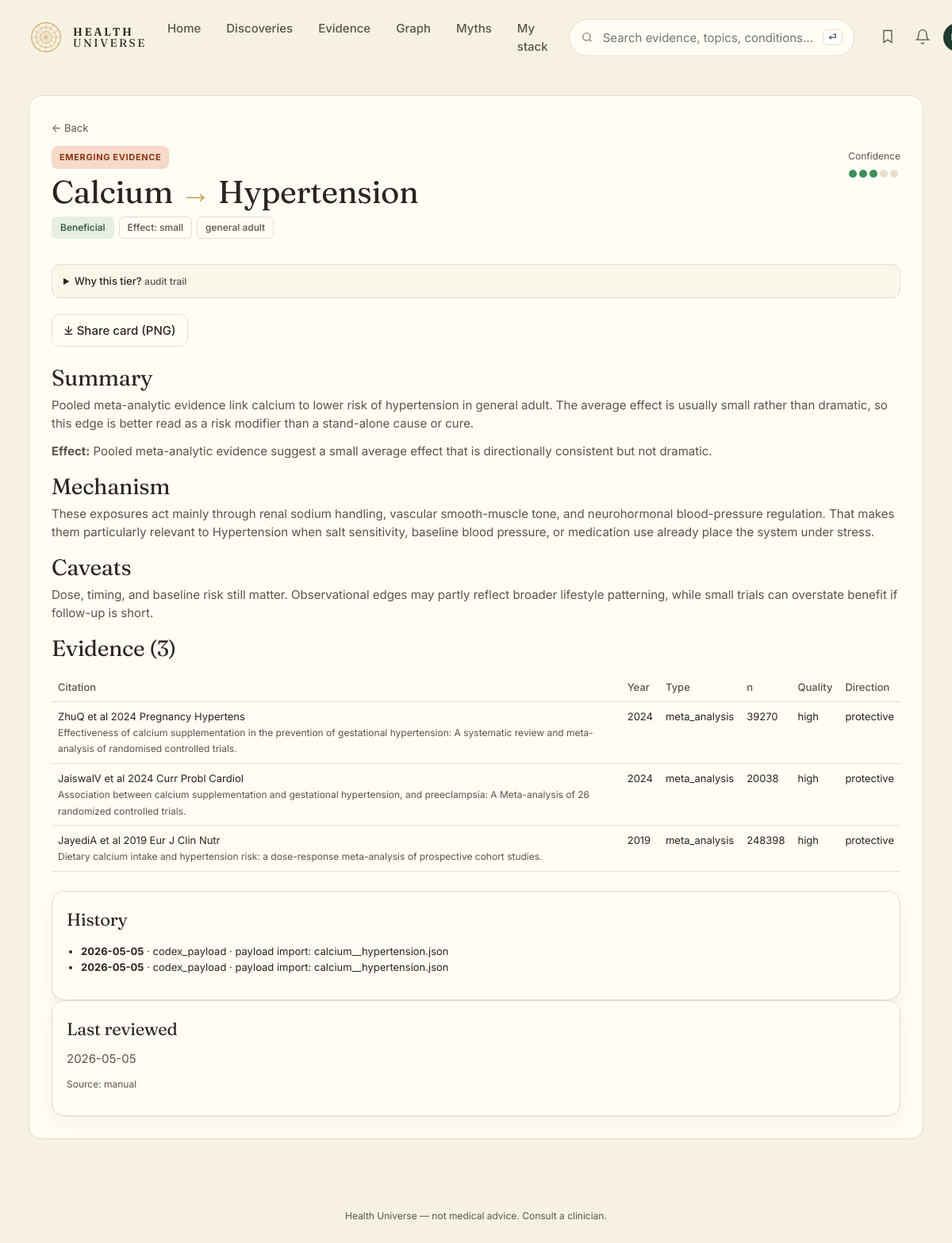
The app's page /edge/311, older data.
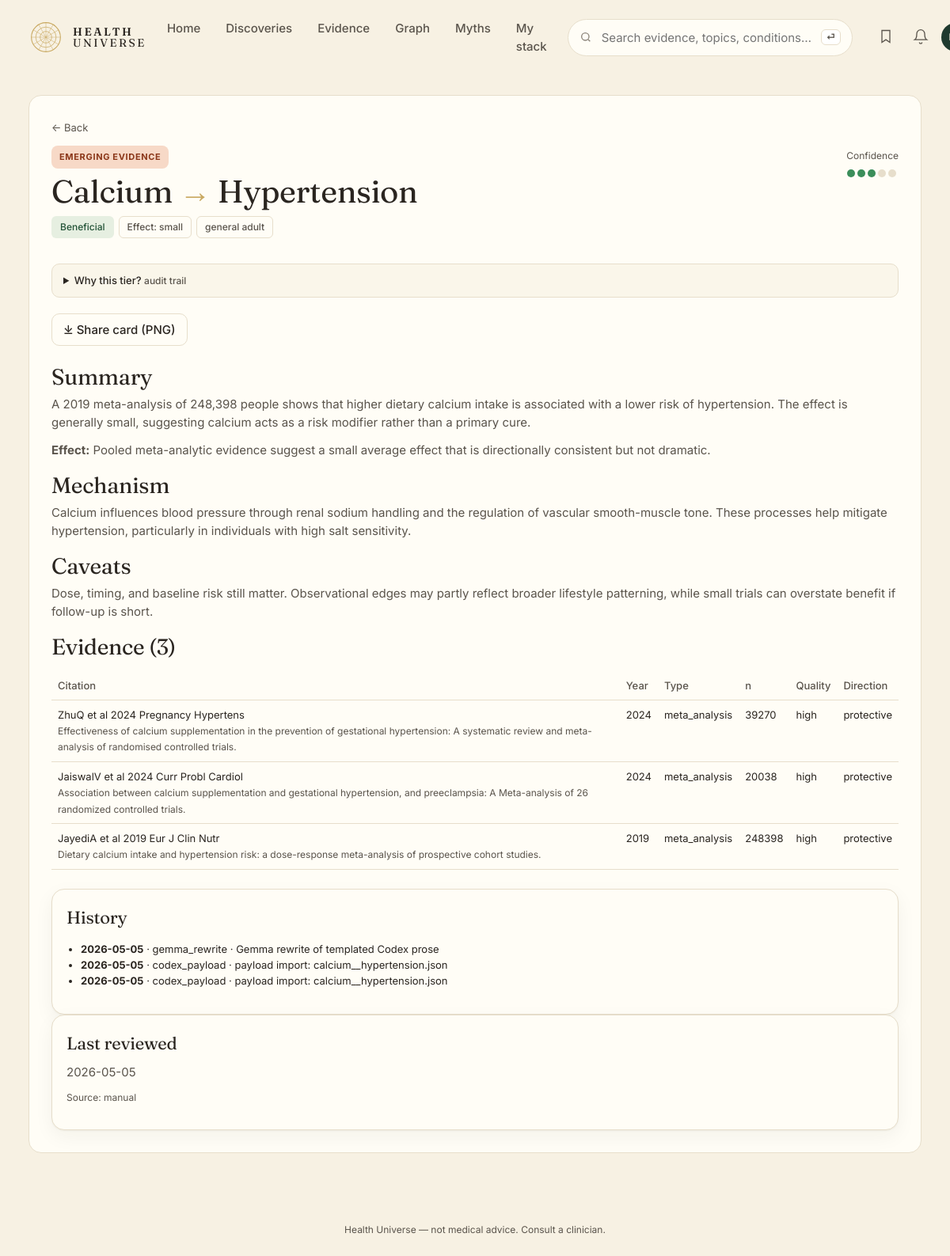
The same page, newer data.
### tables this page shows
CREATE TABLE edge (
    id              INTEGER PRIMARY KEY,
    factor_id       INTEGER NOT NULL REFERENCES entity(id),
    outcome_id      INTEGER NOT NULL REFERENCES entity(id),
    direction       TEXT NOT NULL CHECK (direction IN (
                      'protective','harmful','neutral','u_shaped','mixed')),
    tier            TEXT NOT NULL CHECK (tier IN ('A','B','C','D','X','deprecated')),
    effect_size     TEXT,         -- qualitative: trivial/small/moderate/large
    effect_quant    TEXT,         -- e.g. "RR 0.82 (0.74-0.91)"
    population      TEXT,         -- e.g. "adults>50; ApoE4 carriers"
    mechanism       TEXT,         -- 1-paragraph plain English
    summary         TEXT,         -- card body copy
    caveats         TEXT,
    seed_source     TEXT NOT NULL CHECK (seed_source IN ('claude_seed','gemma_daily','manual')),
    created_at      TEXT NOT NULL DEFAULT (datetime('now')),
    updated_at      TEXT NOT NULL DEFAULT (datetime('now')),
    last_reviewed   TEXT NOT NULL DEFAULT (datetime('now')), embedding BLOB, embedded_at TEXT,
    UNIQUE(factor_id, outcome_id, population)
);

CREATE TABLE entity (
    id            INTEGER PRIMARY KEY,
    slug          TEXT NOT NULL UNIQUE,
    name          TEXT NOT NULL,
    kind          TEXT NOT NULL CHECK (kind IN (
                    'food','nutrient','supplement','drug','activity',
                    'behavior','environmental','pathogen','gene',
                    'biomarker','condition','process')),
    aliases       TEXT,           -- JSON array
    description   TEXT,
    created_at    TEXT NOT NULL DEFAULT (datetime('now')),
    updated_at    TEXT NOT NULL DEFAULT (datetime('now'))
, embedding BLOB, embedded_at TEXT);

CREATE TABLE evidence (
    id            INTEGER PRIMARY KEY,
    edge_id       INTEGER NOT NULL REFERENCES edge(id) ON DELETE CASCADE,
    citation      TEXT NOT NULL,
    url           TEXT,
    doi           TEXT,
    pmid          TEXT,
    year          INTEGER,
    study_type    TEXT CHECK (study_type IN (
                    'meta_analysis','systematic_review','rct','cohort',
                    'case_control','cross_sectional','mechanistic',
                    'animal','case_report','expert_opinion')),
    n_participants INTEGER,
    direction     TEXT,           -- direction this study supports
    quality       TEXT CHECK (quality IN ('high','moderate','low','very_low')),
    notes         TEXT,
    source_id     INTEGER REFERENCES source(id),
    created_at    TEXT NOT NULL DEFAULT (datetime('now'))
);

CREATE TABLE edge_history (
    id          INTEGER PRIMARY KEY,
    edge_id     INTEGER NOT NULL REFERENCES edge(id) ON DELETE CASCADE,
    changed_at  TEXT NOT NULL DEFAULT (datetime('now')),
    field       TEXT NOT NULL,
    old_value   TEXT,
    new_value   TEXT,
    reason      TEXT,
    actor       TEXT             -- 'claude_seed','gemma_daily','claude_adjudicator','human'
);

### web/app.py (the view)
@app.get("/edge/{edge_id}", response_class=HTMLResponse)
def edge_detail(request: Request, edge_id: int):
    with connect() as conn:
        e = conn.execute("""
            SELECT e.*, f.slug AS f_slug, f.name AS f_name, f.kind AS f_kind,
                   o.slug AS o_slug, o.name AS o_name, o.kind AS o_kind
            FROM edge e
            JOIN entity f ON f.id = e.factor_id
            JOIN entity o ON o.id = e.outcome_id
            WHERE e.id = ?""", (edge_id,)).fetchone()
        if not e:
            return HTMLResponse("Not found", status_code=404)
        evidence = conn.execute(
            "SELECT * FROM evidence WHERE edge_id = ? ORDER BY year DESC",
            (edge_id,)).fetchall()
        history = conn.execute(
            "SELECT * FROM edge_history WHERE edge_id = ? ORDER BY changed_at DESC",
            (edge_id,)).fetchall()
    return render(request, "edge.html", {
        "e": dict(e),
        "evidence": [dict(r) for r in evidence],
        "history": [dict(r) for r in history],
    })

### web/templates/edge.html (shortened to what this page needs)
{% extends "base.html" %}
{% block content %}
<section class="edge-page">
  <a class="back" href="/">← Back</a>
  <div class="edge-head">
    <div>
      <span class="pill tier-{{ e.tier }}">{{ TIER_LABEL[e.tier] | upper }}</span>
      <h1>{{ e.f_name }} <span class="arrow">→</span> {{ e.o_name }}</h1>
      <div class="badges">
        <span class="badge dir-{{ e.direction }}">{{ DIRECTION_LABEL[e.direction] }}</span>
        {% if e.effect_size %}<span class="badge ghost">Effect: {{ e.effect_size }}</span>{% endif %}
        {% if e.population %}<span class="badge ghost">{{ e.population }}</span>{% endif %}
      </div>
    </div>
    <div class="confidence-card">
      <span class="muted small">Confidence</span>
      <div class="dots big">
        {% for i in range(5) %}<span class="dotmark {% if i < TIER_DOTS[e.tier] %}on{% endif %}"></span>{% endfor %}
      </div>
    </div>
  </div>
  <div class="edge-grid">
    <div>
      <details class="why-tier">
        <summary>Why this tier? <small class="muted">audit trail</small></summary>
      </details>
      <div class="share-row">
        <a class="btn-secondary inline" href="/edge/{{ e.id }}.png" target="_blank">⤓ Share card (PNG)</a>
      </div>
      <h2>Summary</h2>
      <p>{{ e.summary }}</p>
      {% if e.effect_quant %}<p><b>Effect:</b> {{ e.effect_quant }}</p>{% endif %}
      <h2>Mechanism</h2>
      <p>{{ e.mechanism or "—" }}</p>
      {% if e.caveats %}<h2>Caveats</h2><p>{{ e.caveats }}</p>{% endif %}
      <h2>Evidence ({{ evidence|length }})</h2>
      <table class="evidence-table">
        <thead><tr><th>Citation</th><th>Year</th><th>Type</th><th>n</th><th>Quality</th><th>Direction</th></tr></thead>
        <tbody>
        {% for ev in evidence %}
          <tr>
            <td>{{ ev.citation }}<br/><small class="muted">{{ ev.notes }}</small></td>
            <td>{{ ev.year or "—" }}</td>
            <td>{{ ev.study_type or "—" }}</td>
            <td>{{ ev.n_participants or "—" }}</td>
            <td>{{ ev.quality or "—" }}</td>
            <td>{{ ev.direction or "—" }}</td>
          </tr>
        {% endfor %}
        </tbody>
      </table>
    </div>
    <div>
      <div class="card">
        <h3>History</h3>
        <ul class="history">
        {% for h in history %}
          <li><b>{{ h.changed_at[:10] }}</b> · {{ h.actor }} · {{ h.reason or h.field }}</li>
        {% endfor %}
        </ul>
      </div>
      <div class="card">
        <h3>Last reviewed</h3>
        <p>{{ e.last_reviewed[:10] }}</p>
        <p class="muted small">Source: {{ e.seed_source }}</p>
      </div>
    </div>
  </div>
</section>
{% endblock %}

### web/templates/base.html (shortened to what this page needs)
<!doctype html>
<html lang="en">
<head>
<link rel="stylesheet" href="/static/style.css" />
</head>
<body>
<header class="topnav" role="banner">
  <a class="brand" href="/">
    <span class="brand-mark" aria-hidden="true">
      <svg viewBox="0 0 48 48" width="44" height="44">
        <circle cx="24" cy="24" r="20" fill="none" stroke="currentColor" stroke-width="1.2"/>
        <circle cx="24" cy="24" r="14" fill="none" stroke="currentColor" stroke-width="0.8"/>
        <circle cx="24" cy="24" r="8"  fill="none" stroke="currentColor" stroke-width="0.8"/>
        {% for a in [0,30,60,90,120,150] %}
        <line x1="24" y1="4" x2="24" y2="44" stroke="currentColor" stroke-width="0.5"
              transform="rotate({{a}} 24 24)"/>
        {% endfor %}
      </svg>
    </span>
    <span class="brand-text"><b>HEALTH</b><br/>UNIVERSE</span>
  </a>
  <nav class="topnav-links" aria-label="Primary">
    <a href="/">Home</a>
    <a href="/discoveries">Discoveries</a>
    <a href="/tier/A">Evidence</a>
    <a href="/explore">Graph</a>
    <a href="/myths">Myths</a>
    <a href="/me">My stack</a>
  </nav>
  <form class="topnav-search" method="get" action="/search">
    <svg width="16" height="16" viewBox="0 0 24 24" fill="none" stroke="currentColor" stroke-width="2"><circle cx="11" cy="11" r="7"/><path d="m20 20-3.5-3.5"/></svg>
    <input id="site-search-query" name="q" placeholder="Search evidence, topics, conditions…" aria-label="Site search" />
    <kbd>⏎</kbd>
  </form>
  <div class="topnav-actions">
    <button type="button" aria-label="Open saved evidence"><svg width="20" height="20" viewBox="0 0 24 24" fill="none" stroke="currentColor" stroke-width="1.6"><path d="M6 3h12v18l-6-4-6 4z"/></svg></button>
    <button type="button" aria-label="Open notifications"><svg width="20" height="20" viewBox="0 0 24 24" fill="none" stroke="currentColor" stroke-width="1.6"><path d="M6 8a6 6 0 0 1 12 0c0 7 3 9 3 9H3s3-2 3-9z"/><path d="M10 21a2 2 0 0 0 4 0"/></svg></button>
    <span class="avatar">DR</span>
  </div>
</header>
<main id="main-content" tabindex="-1">{% block content %}{% endblock %}</main>
<footer class="footer">
  <span>Health Universe — not medical advice. Consult a clinician.</span>
</footer>
</body>
</html>

Row changes from the older to the newer data that the page shows:
changed edge "Beneficial": summary "Pooled meta-analytic evidence link calcium to lower risk of hypertension in general adult. The average effect is usually small rather than dramatic, so this edge is better read as a risk modifier than a stand-alone cause or cure." → "A 2019 meta-analysis of 248,398 people shows that higher dietary calcium intake is associated with a lower risk of hypertension. The effect is generally small, suggesting calcium acts as a risk modifier rather than a primary cure."; mechanism "These exposures act mainly through renal sodium handling, vascular smooth-muscle tone, and neurohormonal blood-pressure regulation. That makes them particularly relevant to Hypertension when salt sensitivity, baseline blood pressure, or medication use already place the system under stress." → "Calcium influences blood pressure through renal sodium handling and the regulation of vascular smooth-muscle tone. These processes help mitigate hypertension, particularly in individuals with high salt sensitivity."
added edge_history: changed_at "2026-05-05", actor "gemma_rewrite", reason "Gemma rewrite of templated Codex prose"
